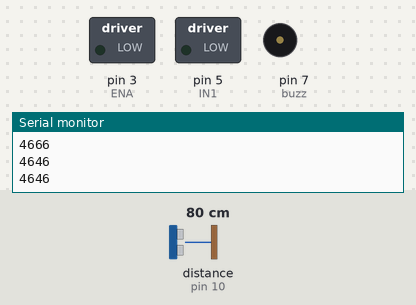
Recording of a sketch running on a simulated Arduino Uno, built with avr-gcc and run on an emulated ATmega328P. Parts: switched loads named in the sketch (green lamp = pin HIGH), buzzer (waves = sounding, pin HIGH), the last lines printed to the serial monitor. Wiring (inferred from the names in the program): ultrasonic range finder: trigger pin 12; echo pin 10. Dashed ring = blinking. Inputs (shaded band) come from the test bench; at power-on: distance to the obstacle (sensor on pin 10) 80 cm. The echo pulse lasts 58.3 µs per cm; pins used as bus, display or sensor lines are not drawn.

Above: at 1.3 s.
1.4 s: distance to the obstacle (sensor on pin 10) set to 14 cm
3.3 s: distance to the obstacle (sensor on pin 10) set to 11 cm
At 5.4 s:
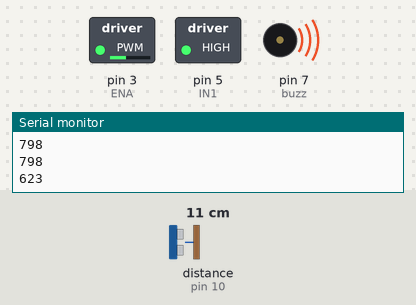
6.4 s: distance to the obstacle (sensor on pin 10) set to 2 cm
At 8.0 s:
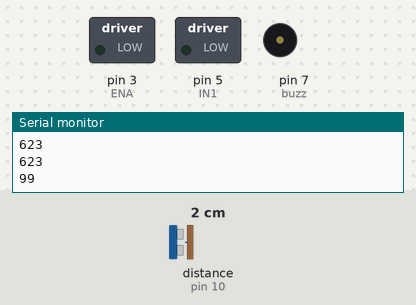
9.2 s: distance to the obstacle (sensor on pin 10) set to 4 cm
11.0 s: distance to the obstacle (sensor on pin 10) set to 7 cm
At 12.3 s:
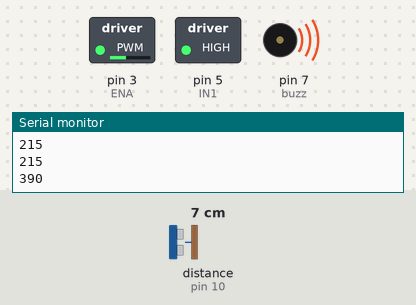
Timing chart, 0 to 15.1 s (numbered marks = the images above; inputs shaded):
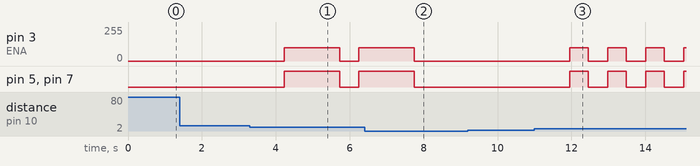

The sketch:

punto_3.2_opci_n2.ino
```cpp
//punto 3.2
int trig = 12; //Pin donde se conectará el trig del sensor
int echo = 10; //Pin donde se conectará el echo del sensor
int te; //variable que puede recibir cualquier información
int ENA = 3; //Pin donde se conectará la terminal del puente h para la velcidad de un motor
int IN1 = 5; //Pin donde se conectará la terminal del puente h para el sentido de rotación del motor
int buzz = 7; //Pin donde se conectará el buzzer

void setup() {
  pinMode(trig, OUTPUT); //Se inicializan los pines para que saquen información
  pinMode(echo, INPUT); //Se inicializa el pin para que meta información
  pinMode(buzz, OUTPUT);
  pinMode(ENA, OUTPUT);
  pinMode(IN1, OUTPUT);
  Serial.begin(9600); //Se inicializan el monitor serial para ver la información

}

void loop() {
  digitalWrite(trig, LOW); // El trig del sensor realiza disparos de ondas que luego detectará el echo
  delayMicroseconds(2);

  digitalWrite(trig, HIGH);
  delayMicroseconds(10);

  digitalWrite(trig, LOW);

  te = pulseIn(echo, HIGH); //La variable recibe la información que detecta el echo del sensor
  delay(25);

  Serial.println(te); //El serial va a mostrar la información que tenga la variable
  delay(500);

  if (te > 300 && te < 400) { //Condición: si la variable tiene una información que entre en un intervalo de 300 a 400
    digitalWrite(buzz, HIGH); //El buzzer sacará una señal PWM de 1
    analogWrite(ENA, 100); //La velocidad del motor será 100/255
    digitalWrite(IN1, HIGH); //El motor se prenderá girando contra las manecillas del reloj
    delay(500); //Durarán es ese estado por medio segundo
    digitalWrite(buzz, LOW); //Todos se apagan
    analogWrite(ENA, 0);
    digitalWrite(IN1, LOW);
  }

  else if (te > 500 && te < 600) {
    digitalWrite(buzz, HIGH);
    analogWrite(ENA, 100);
    digitalWrite(IN1, HIGH);
    delay(1000);
    digitalWrite(buzz, LOW);
    analogWrite(ENA, 0);
    digitalWrite(IN1, LOW);
  }

  else if (te > 600 && te < 700) {
    digitalWrite(buzz, HIGH);
    analogWrite(ENA, 100);
    digitalWrite(IN1, HIGH);
    delay(1500);
    digitalWrite(buzz, LOW);
    analogWrite(ENA, 0);
    digitalWrite(IN1, LOW);
  }

}
//Prueba física: https://youtu.be/Eq6i7aysksY
```

Measured:
- the behaviour switches between 13 and 12 cm on distance to the obstacle (sensor on pin 10) (found by bisection; images 0 and 1)
- the behaviour switches between 5 and 6 cm on distance to the obstacle (sensor on pin 10) (found by bisection; images 2 and 3)
- after the input at 3.3 s, pin 3 (ENA): 0/255 → 100/255 after 0.92 s, → 0/255 1.5 s later, → 100/255 0.53 s later; pin 5 (IN1), pin 7 (buzz): LOW → HIGH after 0.92 s, → LOW 1.5 s later, → HIGH 0.53 s later
- after the input at 6.4 s, pin 3 (ENA): goes on until 7.7 s, then stays 0/255; pin 5 (IN1), pin 7 (buzz): goes on until 7.7 s, then stays LOW
- after the input at 11.0 s, pin 3 (ENA): alternates 100/255 for 0.50 s and 0/255 for 0.53 s, starting after 0.96 s; pin 5 (IN1), pin 7 (buzz): alternates HIGH for 0.50 s and LOW for 0.53 s, starting after 0.96 s
